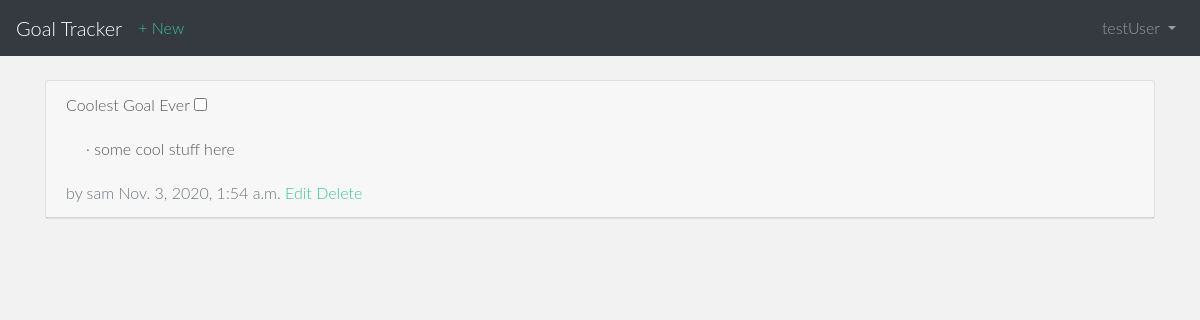
The app's page /goals/ (signed in), older data.
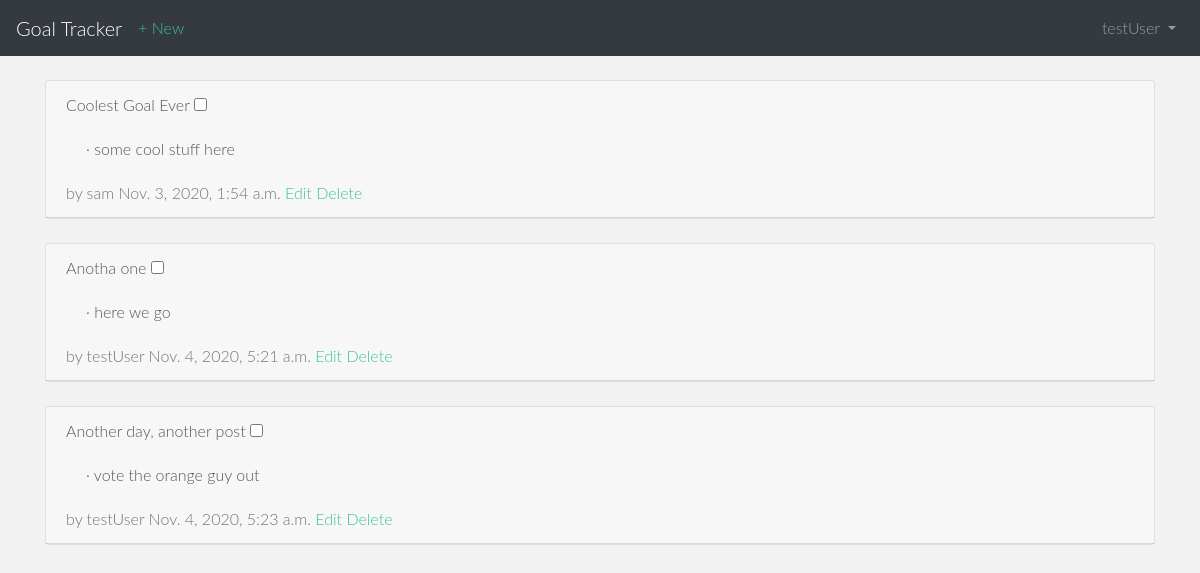
The same page, newer data.
### goals/models.py (models this page shows, shortened)
class Goal(models.Model):
    title = models.CharField(max_length=255)
    body = models.TextField()
    date = models.DateTimeField(auto_now_add=True)
    author = models.ForeignKey(
    get_user_model(),
    on_delete=models.CASCADE,
    )

### users/models.py (models this page shows)
class CustomUser(AbstractUser):
    age = models.PositiveIntegerField(null=True, blank=True)

### goals/views.py (the view)
# urls.py: path('',GoalListView.as_view(), name='goal_list'),
class GoalListView(LoginRequiredMixin, ListView):
    model = Goal
    template_name = 'goal_list.html'
    login_url = 'login'

### templates/goal_list.html (shortened to what this page needs)
{% extends 'base.html' %}
{% block content %}
  {% for goal in object_list %}
    <div class="card">
      <div class="card-header">
        <span class="front-weight-bold">{{ goal.title }}</span>
        <input type="checkbox" name="..."/>
        <div class="card-body">
          &middot; {{ goal.body }}
        </div>
        <span class="text-muted">by {{ goal.author }}
          {{ goal.date }}</span>
          <a href="{% url 'goal_edit' goal.pk %}">Edit</a>
          <a href="{% url 'goal_delete' goal.pk %}">Delete</a>
        </div>
      </div>
      <br />
    {% endfor %}
  {% endblock content %}

Row changes from the older to the newer data that the page shows:
added Goal: title "Anotha one", body "here we go", author "testUser", date "Nov. 4, 2020, 5:21 a.m."
added Goal: title "Another day, another post", body "vote the orange guy out", author "testUser", date "Nov. 4, 2020, 5:23 a.m."
